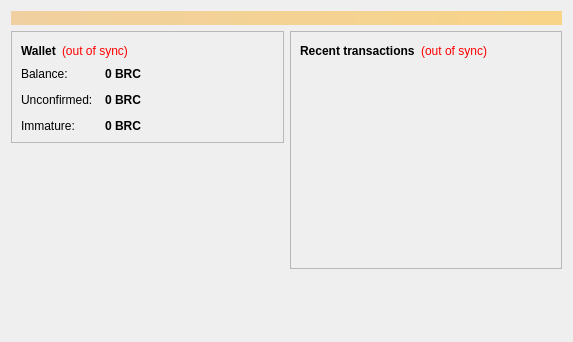
<?xml version="1.0" encoding="UTF-8"?>
<ui version="4.0">
 <class>OverviewPage</class>
 <widget class="QWidget" name="OverviewPage">
  <property name="geometry">
   <rect>
    <x>0</x>
    <y>0</y>
    <width>573</width>
    <height>342</height>
   </rect>
  </property>
  <property name="windowTitle">
   <string>Form</string>
  </property>
  <layout class="QVBoxLayout" name="topLayout">
   <item>
    <widget class="QLabel" name="labelAlerts">
     <property name="visible">
      <bool>false</bool>
     </property>
     <property name="styleSheet">
      <string notr="true">background-color: qlineargradient(x1: 0, y1: 0, x2: 1, y2: 0, stop:0 #F0D0A0, stop:1 #F8D488); color:#000000;</string>
     </property>
     <property name="wordWrap">
      <bool>true</bool>
     </property>
     <property name="margin">
      <number>3</number>
     </property>
    </widget>
   </item>
   <item>
    <layout class="QHBoxLayout" name="horizontalLayout" stretch="1,1">
     <item>
      <layout class="QVBoxLayout" name="verticalLayout_2">
       <item>
        <widget class="QFrame" name="frame">
         <property name="frameShape">
          <enum>QFrame::StyledPanel</enum>
         </property>
         <property name="frameShadow">
          <enum>QFrame::Raised</enum>
         </property>
         <layout class="QVBoxLayout" name="verticalLayout_4">
          <item>
           <layout class="QHBoxLayout" name="horizontalLayout_4">
            <item>
             <widget class="QLabel" name="label_5">
              <property name="font">
               <font>
                <weight>75</weight>
                <bold>true</bold>
               </font>
              </property>
              <property name="text">
               <string>Wallet</string>
              </property>
             </widget>
            </item>
            <item>
             <widget class="QLabel" name="labelWalletStatus">
              <property name="toolTip">
               <string>The displayed information may be out of date. Your wallet automatically synchronizes with the Birucoin network after a connection is established, but this process has not completed yet.</string>
              </property>
              <property name="styleSheet">
               <string notr="true">QLabel { color: red; }</string>
              </property>
              <property name="text">
               <string notr="true">(out of sync)</string>
              </property>
              <property name="alignment">
               <set>Qt::AlignLeading|Qt::AlignLeft|Qt::AlignVCenter</set>
              </property>
             </widget>
            </item>
            <item>
             <spacer name="horizontalSpacer_2">
              <property name="orientation">
               <enum>Qt::Horizontal</enum>
              </property>
              <property name="sizeHint" stdset="0">
               <size>
                <width>40</width>
                <height>20</height>
               </size>
              </property>
             </spacer>
            </item>
           </layout>
          </item>
          <item>
           <layout class="QFormLayout" name="formLayout_2">
            <property name="fieldGrowthPolicy">
             <enum>QFormLayout::AllNonFixedFieldsGrow</enum>
            </property>
            <property name="horizontalSpacing">
             <number>12</number>
            </property>
            <property name="verticalSpacing">
             <number>12</number>
            </property>
            <item row="0" column="0">
             <widget class="QLabel" name="label">
              <property name="text">
               <string>Balance:</string>
              </property>
             </widget>
            </item>
            <item row="0" column="1">
             <widget class="QLabel" name="labelBalance">
              <property name="font">
               <font>
                <weight>75</weight>
                <bold>true</bold>
               </font>
              </property>
              <property name="cursor">
               <cursorShape>IBeamCursor</cursorShape>
              </property>
              <property name="toolTip">
               <string>Your current balance</string>
              </property>
              <property name="text">
               <string notr="true">0 BRC</string>
              </property>
              <property name="textInteractionFlags">
               <set>Qt::LinksAccessibleByMouse|Qt::TextSelectableByKeyboard|Qt::TextSelectableByMouse</set>
              </property>
             </widget>
            </item>
            <item row="1" column="0">
             <widget class="QLabel" name="label_3">
              <property name="text">
               <string>Unconfirmed:</string>
              </property>
             </widget>
            </item>
            <item row="1" column="1">
             <widget class="QLabel" name="labelUnconfirmed">
              <property name="font">
               <font>
                <weight>75</weight>
                <bold>true</bold>
               </font>
              </property>
              <property name="cursor">
               <cursorShape>IBeamCursor</cursorShape>
              </property>
              <property name="toolTip">
               <string>Total of transactions that have yet to be confirmed, and do not yet count toward the current balance</string>
              </property>
              <property name="text">
               <string notr="true">0 BRC</string>
              </property>
              <property name="textInteractionFlags">
               <set>Qt::LinksAccessibleByMouse|Qt::TextSelectableByKeyboard|Qt::TextSelectableByMouse</set>
              </property>
             </widget>
            </item>
            <item row="2" column="0">
             <widget class="QLabel" name="labelImmatureText">
              <property name="text">
               <string>Immature:</string>
              </property>
             </widget>
            </item>
            <item row="2" column="1">
             <widget class="QLabel" name="labelImmature">
              <property name="font">
               <font>
                <weight>75</weight>
                <bold>true</bold>
               </font>
              </property>
              <property name="toolTip">
               <string>Mined balance that has not yet matured</string>
              </property>
              <property name="text">
               <string notr="true">0 BRC</string>
              </property>
              <property name="textInteractionFlags">
               <set>Qt::LinksAccessibleByMouse|Qt::TextSelectableByKeyboard|Qt::TextSelectableByMouse</set>
              </property>
             </widget>
            </item>
           </layout>
          </item>
         </layout>
        </widget>
       </item>
       <item>
        <spacer name="verticalSpacer">
         <property name="orientation">
          <enum>Qt::Vertical</enum>
         </property>
         <property name="sizeHint" stdset="0">
          <size>
           <width>20</width>
           <height>40</height>
          </size>
         </property>
        </spacer>
       </item>
      </layout>
     </item>
     <item>
      <layout class="QVBoxLayout" name="verticalLayout_3">
       <item>
        <widget class="QFrame" name="frame_2">
         <property name="frameShape">
          <enum>QFrame::StyledPanel</enum>
         </property>
         <property name="frameShadow">
          <enum>QFrame::Raised</enum>
         </property>
         <layout class="QVBoxLayout" name="verticalLayout">
          <item>
           <layout class="QHBoxLayout" name="horizontalLayout_2">
            <item>
             <widget class="QLabel" name="label_4">
              <property name="text">
               <string>&lt;b&gt;Recent transactions&lt;/b&gt;</string>
              </property>
             </widget>
            </item>
            <item>
             <widget class="QLabel" name="labelTransactionsStatus">
              <property name="toolTip">
               <string>The displayed information may be out of date. Your wallet automatically synchronizes with the Birucoin network after a connection is established, but this process has not completed yet.</string>
              </property>
              <property name="styleSheet">
               <string notr="true">QLabel { color: red; }</string>
              </property>
              <property name="text">
               <string notr="true">(out of sync)</string>
              </property>
              <property name="alignment">
               <set>Qt::AlignRight|Qt::AlignTrailing|Qt::AlignVCenter</set>
              </property>
             </widget>
            </item>
            <item>
             <spacer name="horizontalSpacer">
              <property name="orientation">
               <enum>Qt::Horizontal</enum>
              </property>
              <property name="sizeHint" stdset="0">
               <size>
                <width>40</width>
                <height>20</height>
               </size>
              </property>
             </spacer>
            </item>
           </layout>
          </item>
          <item>
           <widget class="QListView" name="listTransactions">
            <property name="styleSheet">
             <string notr="true">QListView { background: transparent; }</string>
            </property>
            <property name="frameShape">
             <enum>QFrame::NoFrame</enum>
            </property>
            <property name="verticalScrollBarPolicy">
             <enum>Qt::ScrollBarAlwaysOff</enum>
            </property>
            <property name="horizontalScrollBarPolicy">
             <enum>Qt::ScrollBarAlwaysOff</enum>
            </property>
            <property name="selectionMode">
             <enum>QAbstractItemView::NoSelection</enum>
            </property>
           </widget>
          </item>
         </layout>
        </widget>
       </item>
       <item>
        <spacer name="verticalSpacer_2">
         <property name="orientation">
          <enum>Qt::Vertical</enum>
         </property>
         <property name="sizeHint" stdset="0">
          <size>
           <width>20</width>
           <height>40</height>
          </size>
         </property>
        </spacer>
       </item>
      </layout>
     </item>
    </layout>
   </item>
  </layout>
 </widget>
 <resources/>
 <connections/>
</ui>
